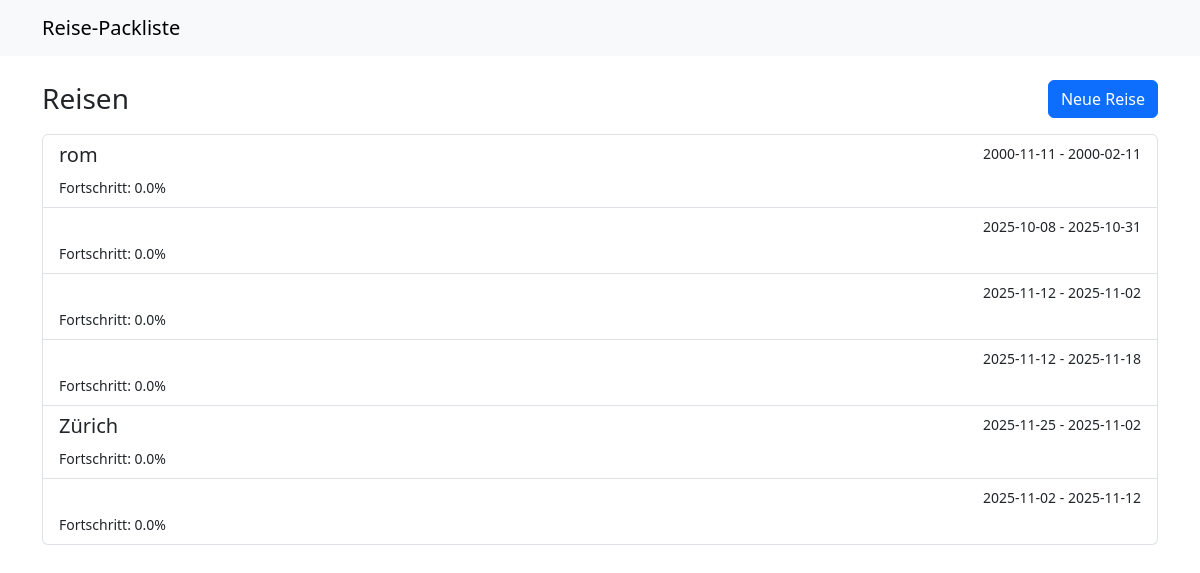
Before: / with the older database file.
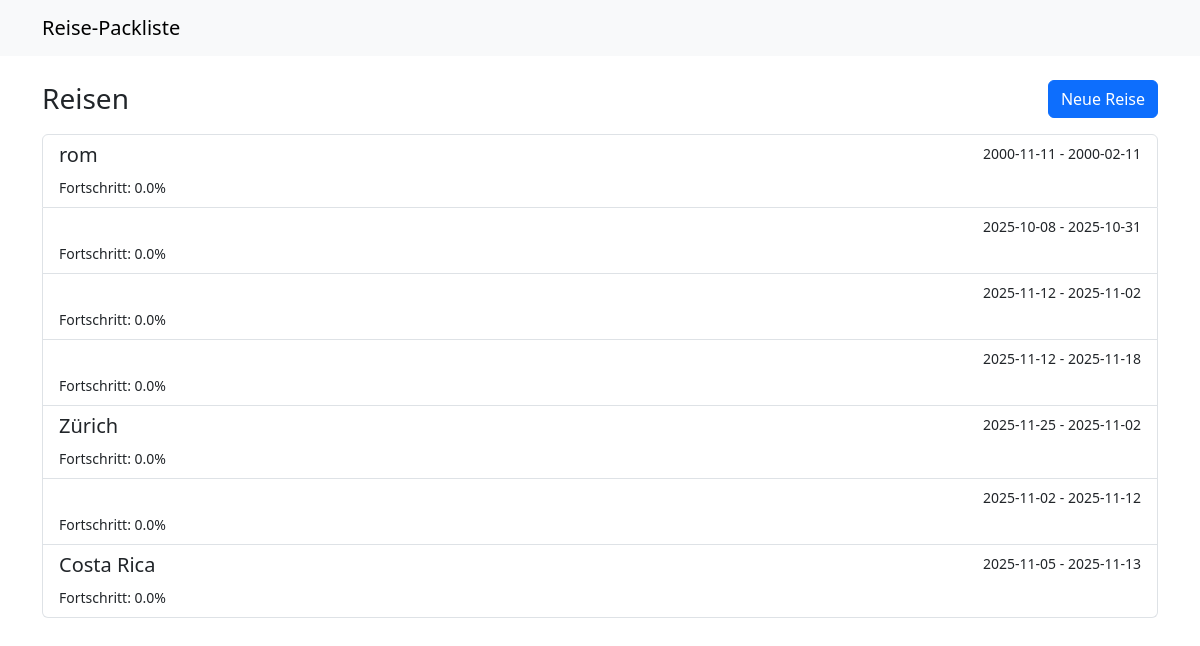
After: the same page with the newer database file.
### main.py (models this page shows)
class BaseModel(Model):
    class Meta:
        database = db

class ReiseModel(BaseModel):
    class Meta:
        table_name = "reisen"
    id = AutoField()
    name = CharField(max_length=200)
    startdatum = DateField()
    enddatum = DateField()
    beschreibung = TextField(default="")
    def fortschritt_berechnen(self) -> float:
        total = sum(len(k.gegenstaende) for k in self.kategorien)
        if total == 0:
            return 0.0
        gepackt = sum(
            sum(1 for g in k.gegenstaende if g.gepackt) for k in self.kategorien
        )
        return round(gepackt / total * 100.0, 2)

class GegenstandModel(BaseModel):
    class Meta:
        table_name = "gegenstaende"
    id = AutoField()
    name = CharField(max_length=200)
    menge = IntegerField(default=1)
    gepackt = BooleanField(default=False)
    kategorie = ForeignKeyField(
        KategorieModel, backref="gegenstaende", on_delete="CASCADE"
    )

### main.py (the view)
@app.get("/")
def index():
    reisen: List[ReiseModel] = list(ReiseModel.select().order_by(ReiseModel.id))
    return render_template("index.html", reisen=reisen)

### main.py (called while the page is built)
@app.before_request
def _db_connect():
    if db.is_closed():
        db.connect(reuse_if_open=True)

@app.teardown_request
def _db_close(exception=None):
    if not db.is_closed():
        db.close()

### templates/index.html (shortened to what this page needs)
{% extends 'base.html' %}
{% block content %}
<div class="d-flex justify-content-between align-items-center mb-3">
  <h1 class="h3 mb-0">Reisen</h1>
  <a class="btn btn-primary" href="{{ url_for('reise_neu_form') }}">Neue Reise</a>
  </div>
{% if reisen %}
  <div class="list-group">
    {% for reise in reisen %}
      <a class="list-group-item list-group-item-action" href="{{ url_for('reise_detail', reise_id=reise.id) }}">
        <div class="d-flex w-100 justify-content-between">
          <h5 class="mb-1">{{ reise.name }}</h5>
          <small>{{ reise.startdatum }} - {{ reise.enddatum }}</small>
        </div>
        <small>Fortschritt: {{ reise.fortschritt_berechnen() }}%</small>
      </a>
    {% endfor %}
  </div>
{% else %}
  <div class="alert alert-secondary">Noch keine Reisen angelegt.</div>
{% endif %}
{% endblock %}

### templates/base.html (shortened to what this page needs)
<!doctype html>
<html lang="de">
  <head>
    <link href="https://cdn.jsdelivr.net/npm/bootstrap@5.3.3/dist/css/bootstrap.min.css" rel="stylesheet" />
  </head>
  <body>
    <nav class="navbar navbar-expand-lg navbar-light bg-light mb-4">
      <div class="container">
        <a class="navbar-brand" href="{{ url_for('index') }}">Reise-Packliste</a>
      </div>
    </nav>
    <main class="container">
      {% block content %}{% endblock %}
    </main>
  </body>
  </html>

Changed rows visible on the page:
added ReiseModel: name "Costa Rica", startdatum "2025-11-05", enddatum "2025-11-13", fortschritt_berechnen "0.0"
